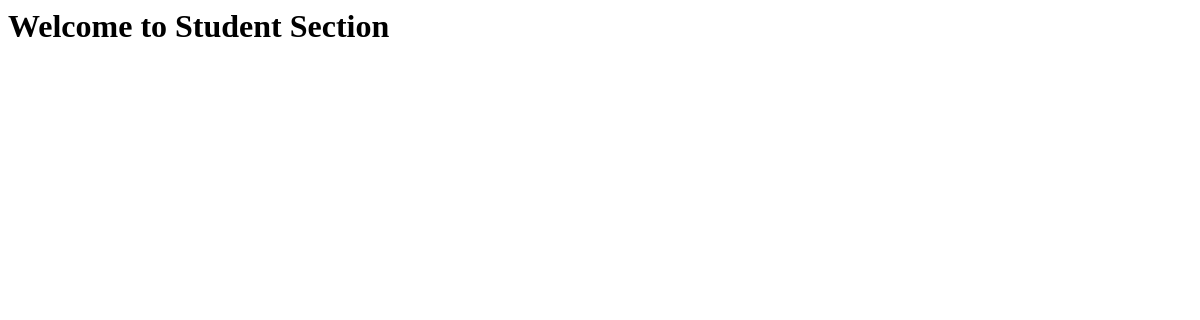
The app's page /student/, older data.
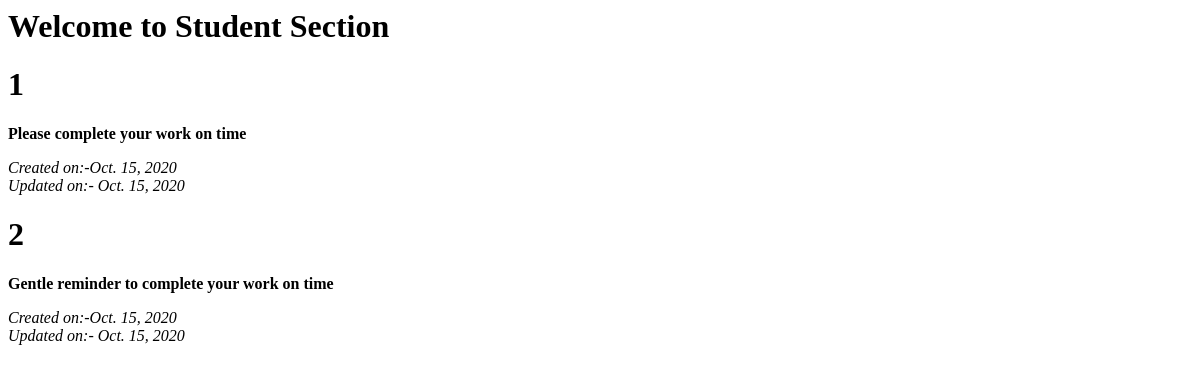
The same page, newer data.
### student/models.py (models this page shows)
class Notification_Student(models.Model):
    id = models.IntegerField(primary_key=True)
    Message = models.CharField(max_length=1000)
    Created = models.DateField()
    Updated = models.DateField()

### student/views.py (the view)
# urls.py: path('', views.students, name='student'),
def students(request):
    n_s = Notification_Student.objects.all()
    return render(request, 'student/students.html', {'n_s': n_s})

### student/templates/student/students.html
<h1>Welcome to Student Section</h1>
{%for x in n_s%}
<h1>{{x.id}}</h1>
<p><b>{{x.Message}}</b></p>
<i>Created on:-{{x.Created}}</i></br>
<i>Updated on:- {{x.Updated}}</i>
 {%endfor%}

Row changes from the older to the newer data that the page shows:
added Notification_Student: id "1", Message "Please complete your work on time", Created "Oct. 15, 2020", Updated "Oct. 15, 2020"
added Notification_Student: id "2", Message "Gentle reminder to complete your work on time", Created "Oct. 15, 2020", Updated "Oct. 15, 2020"
